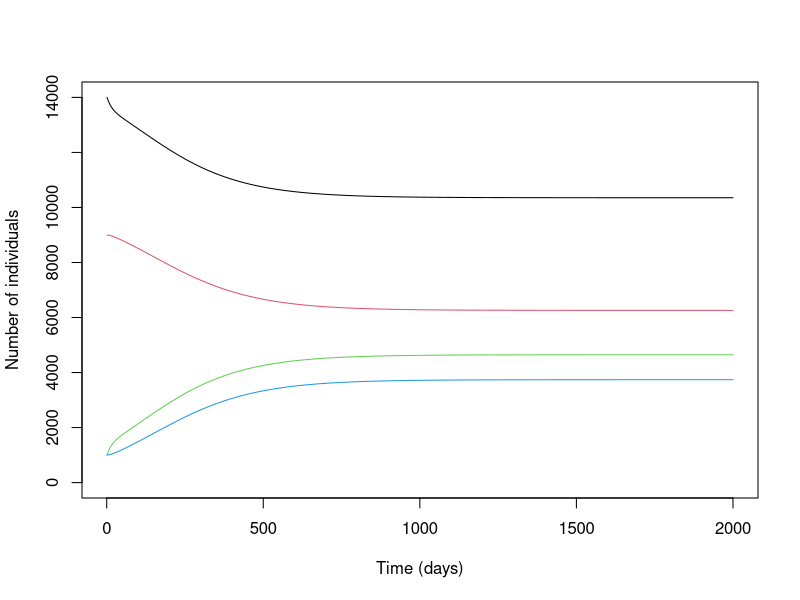

The R script that drew this image:
alp.m <- 0.000006 #transmission rate:male person-1 day-1
alp.f <- 0.0000009 #transmission rate:female person-1 day-1
gam.m <- 0.05 #recovery rate:male day-1
gam.f <- 0.007 #recovery rate:female day-1
Sm <- 14000 #susceptible males
Sf <- 9000  #susceptible females
Im <- 1000 #infected males
If <- 1000 #infected females
Sm.hist <- c() #Initialize vectors to hold pop. size as time goes by
Sf.hist <- c()
Im.hist <- c()
If.hist <- c()
for (day in 1:2000) { #2000 day time period
  Sm.hist[day] <- Sm #Each time step will update current value of pop. sizes
  Sf.hist[day] <- Sf
  Im.hist[day] <- Im
  If.hist[day] <-If
  delta.Sm <- (gam.m*Im-alp.m*Sm*If) #Equations for change in number of susceptible
  delta.Sf <- (gam.f*If-alp.f*Sf*Im)
  delta.Im <- (alp.m*Sm*If-gam.m*Im) #Equations for change in number of infected
  delta.If <- (alp.f*Sf*Im-gam.f*If)
  Sm <- Sm + delta.Sm #Update population sizes
  Sf <- Sf + delta.Sf
  Im <- Im + delta.Im
  If <- If + delta.If
  Sm <- max(Sm,0) #Make sure population sizes stay in the positive
  Sf <- max(Sf,0)
  Im <- max(Im,0)
  If <- max(If,0)
}
plot(Sm.hist, type="l", ylim=c(0,14000), xlab="Time (days)", ylab="Number of individuals") #Plot each pop. pool
lines(Sf.hist,col=2)
lines(Im.hist,col=3)
lines(If.hist,col=4)